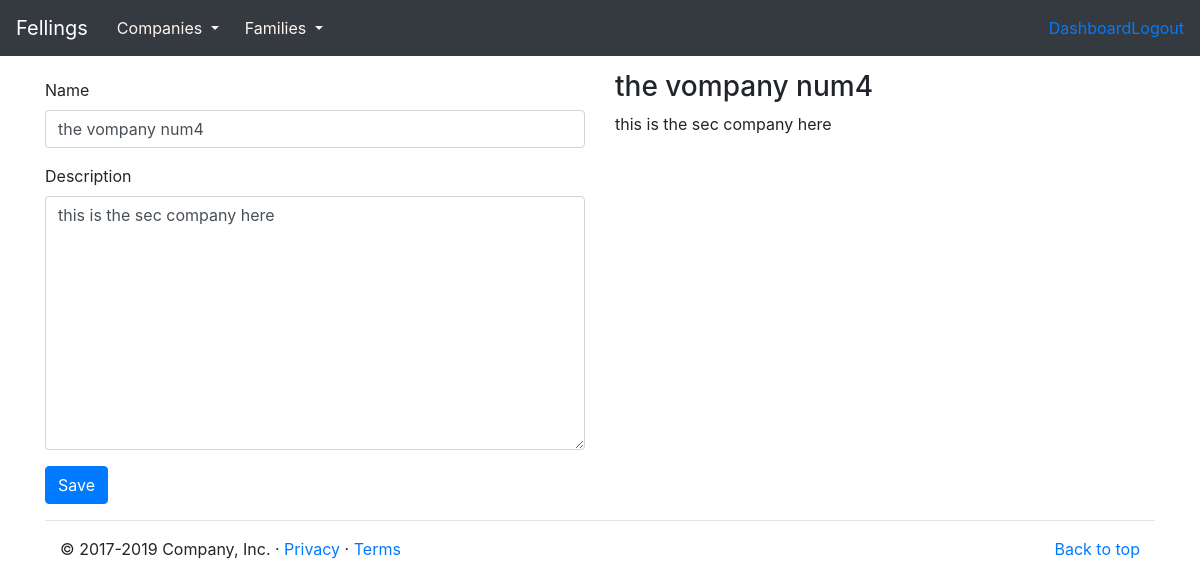
The app's page /groups/companies/edit/the-vompany-num2 (signed in), older data.
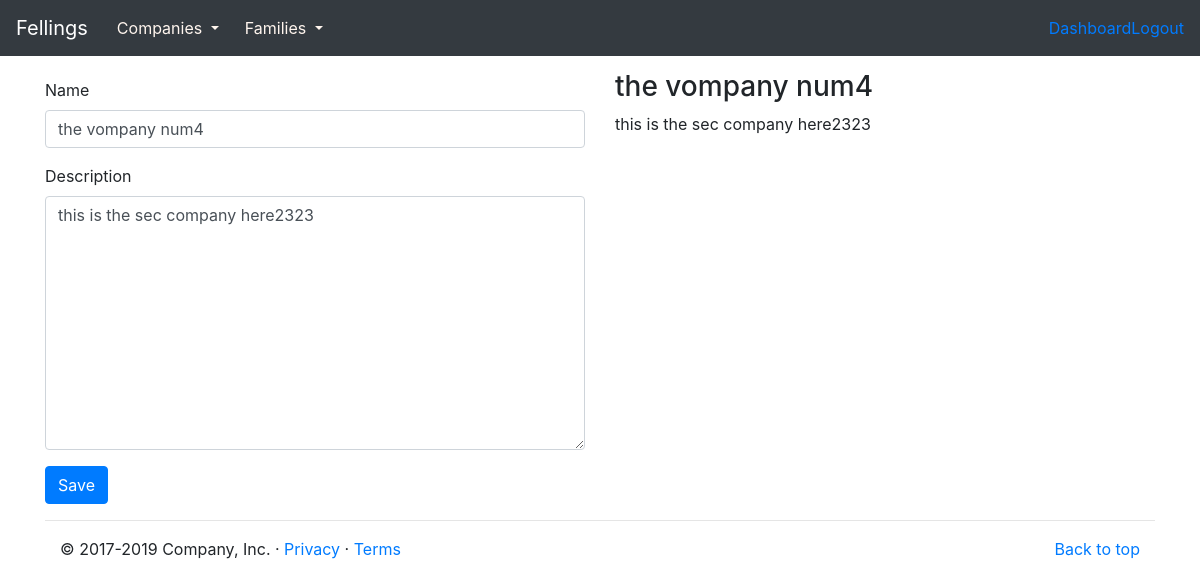
The same page, newer data.
### groups/models.py (models this page shows, shortened)
class Group(models.Model):
    created_at = models.DateTimeField(default=timezone.now)
    created_by = models.ForeignKey(
        User, on_delete=models.CASCADE, related_name="%(class)s_created"
    )
    name = models.CharField(max_length=255)
    slug = AutoSlugField(populate_from="name", default="", unique=True)
    description = models.TextField(default="")
    class Meta:
        abstract = True

class Company(Group):
    members = models.ManyToManyField(User, related_name="companies")
    class Meta:
        verbose_name_plural = "companies"

### groups/views/company.py (the view, shortened to what this page needs)
# urls.py: path("edit/<slug:slug>", company.Update.as_view(), name="update-com"),
class Update(LoginRequiredMixin, SetHeadlineMixin, generic.UpdateView):
    form_class = forms.CompanyForm
    success_url = reverse_lazy("users:dashboard")
    template_name = "companies/Company_form.html"
    def get_queryset(self):
        return self.request.user.companies.all()

### groups/forms.py
class CompanyForm(forms.ModelForm):
    class Meta:
        fields = ("name", "description")
        model = Company

### groups/templates/companies/Company_form.html (shortened to what this page needs)
{% extends 'layout.html' %}
{% load bootstrap4 %}
{% block content %}
<div class="container pt">
    <div class="row">
        <div class="col-md-6">
            <form method="POST" action=''>
                {% bootstrap_form form %}
                {% if object %}
                <input type="submit" value="Save" class="btn btn-primary">
                {% else %}
                <input type="submit" value="Create" class="btn btn-primary">
                {% endif %}
            </form>
        </div>
        <div class="col-md-6">
            {% if object %}
            <h3>{{ object.name }}</h3>
            {{ object.description|linebreaks }}
            {% else %}
            <h3>{{ headline }}</h3>
            <p>Lorem ipsum dolor sit amet, consectetur adipisicing elit. Sint enim vel, eligendi sapiente quia error
                laboriosam obcaecati cupiditate, quae eveniet, accusamus alias. Accusantium nostrum veritatis magni
                officiis, odio odit magnam?</p>
            {% endif %}
        </div>
    </div>
</div>
{% endblock %}

Row changes from the older to the newer data that the page shows:
changed Company "the vompany num4": description "this is the sec company here" → "this is the sec company here2323"
